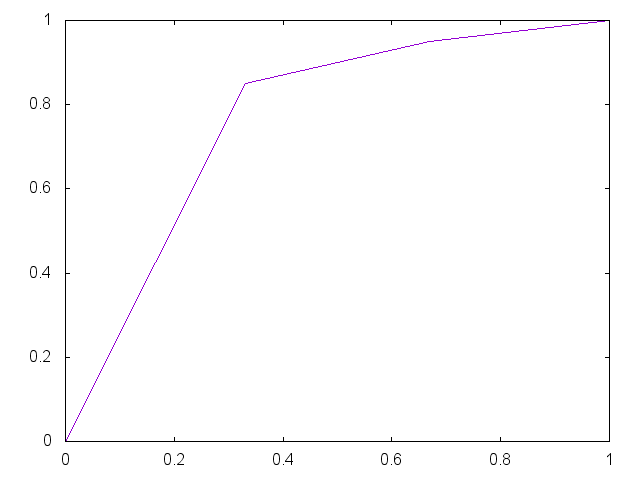

Write gnuplot code to recreate this figure.


set term png

set output "generate/static/generate/unique-0.85-0.95.png"
plot '-' smooth unique notitle
0 0
0.33 0.85
0.67 0.95 
1 1
e

reset;
